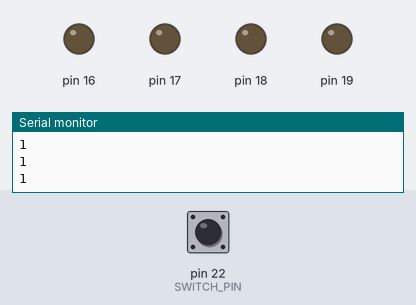
This sketch was run on a simulated Arduino Mega 2560, built with avr-gcc and run on an emulated ATmega2560. Shown: output pins drawn as LEDs (lit = HIGH), the last lines printed to the serial monitor. The test bench sets the inputs (shaded band); at power-on: pin 22 (SWITCH_PIN) HIGH.

Above: at 4.8 s.
4.9 s: pin 22 (SWITCH_PIN) pulled LOW for 2.35 s
At 6.4 s:
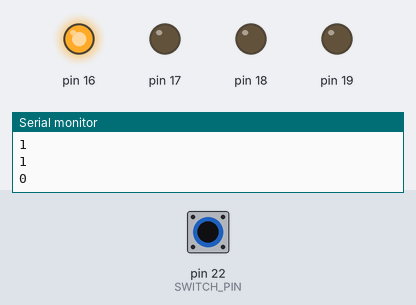
At 6.9 s:
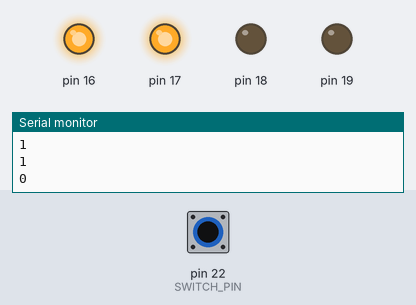
Timing chart, 0 to 11.0 s (numbered marks = the images above; inputs shaded):
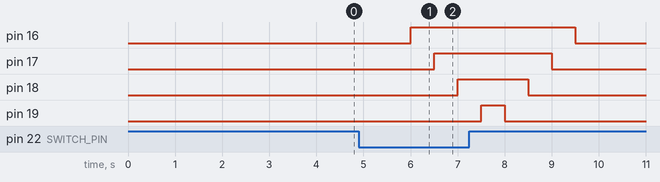

The sketch:

p14_tilt-and-led.ino
```cpp
#define SWITCH_PIN  22  // the tilt switch is connected to Pin22
byte switch_state = 0;
void setup()
{
     for(int i=16;i<20;i++)
  {
        pinMode(i, OUTPUT);
  }
    pinMode(SWITCH_PIN, INPUT);

 for(int i=16;i<20;i++)
  {
    digitalWrite(i,0);
  }
  Serial.begin(9600);
}
void loop()
{
switch_state = digitalRead(SWITCH_PIN);

Serial.println(switch_state);

 if (switch_state == 0)
 {
 for(int i=16;i<20;i++)
  {
    digitalWrite(i,1);
    delay(500);
  }
  }
   if (switch_state == 1)
 {
   for(int i=19;i>15;i--)
   {
    digitalWrite(i,0);
    delay(500);
   }
  }
}
//**********************************************************************************
```

Measured:
- after the input at 4.9 s, pin 16: LOW → HIGH after 1.1 s, → LOW 3.5 s later; pin 17: LOW → HIGH after 1.6 s, → LOW 2.5 s later; pin 18: LOW → HIGH after 2.1 s, → LOW 1.5 s later; pin 19: LOW → HIGH after 2.6 s, → LOW 0.50 s later
